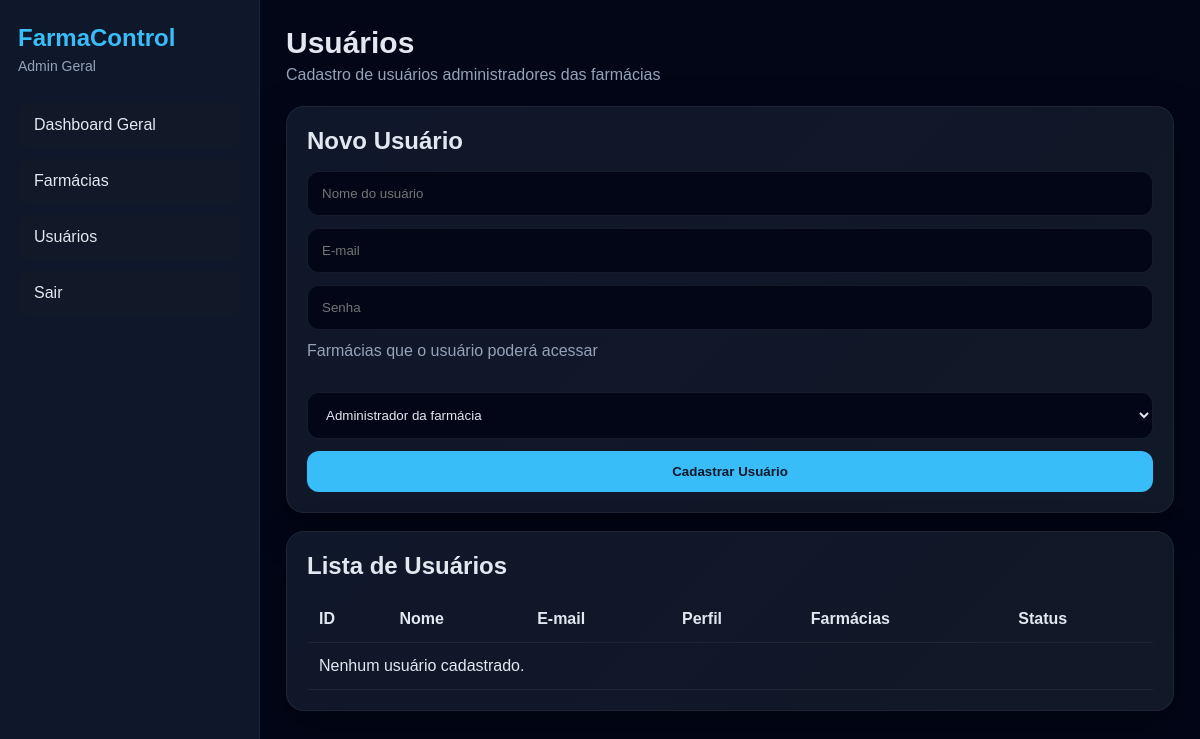
The app's page /master/usuarios (signed in), older data.
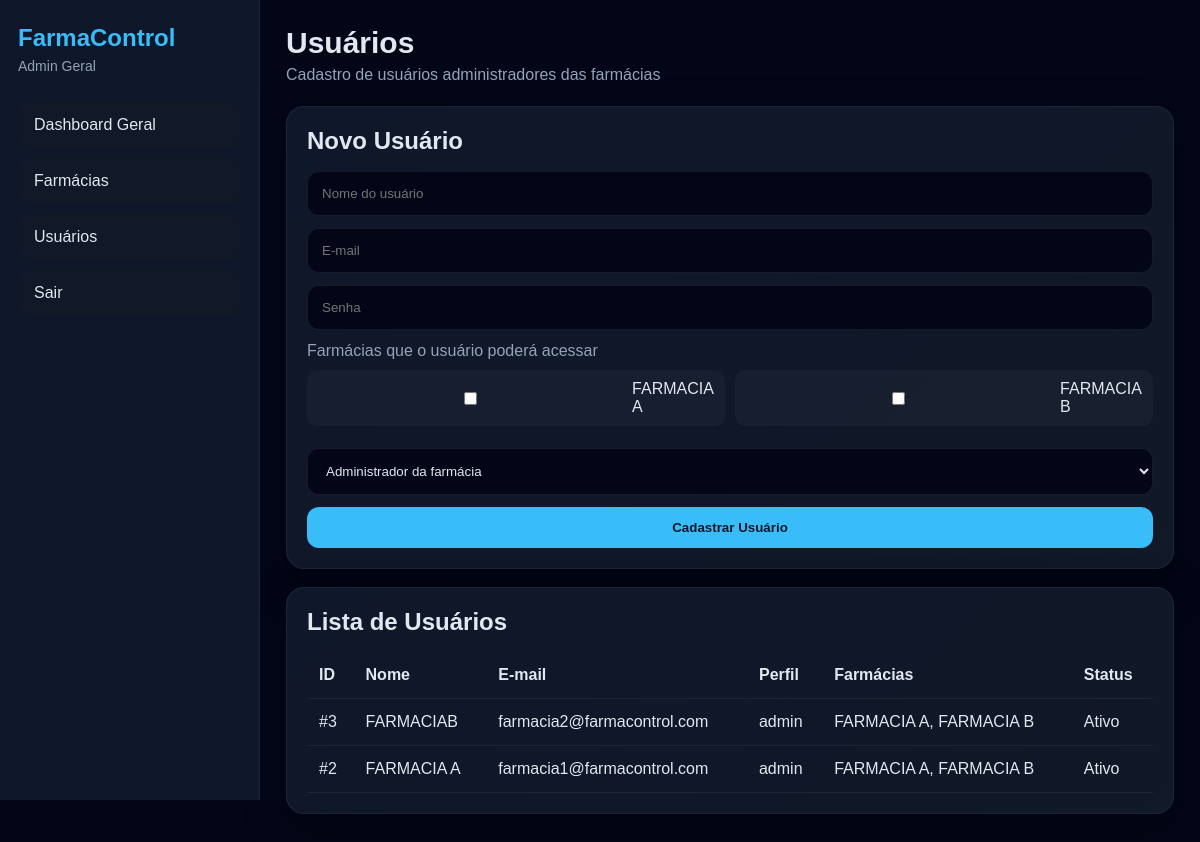
The same page, newer data.
### models.py (models this page shows, shortened)
class Farmacia(db.Model):
    __tablename__ = "farmacias"
    id = db.Column(db.Integer, primary_key=True)
    nome = db.Column(db.String(150), nullable=False)
    cnpj = db.Column(db.String(30), unique=True, nullable=True)
    telefone = db.Column(db.String(30), nullable=True)
    email = db.Column(db.String(150), nullable=True)
    endereco = db.Column(db.String(255), nullable=True)
    cidade = db.Column(db.String(100), nullable=True)
    status = db.Column(db.String(20), nullable=False, default="ativa")
    plano = db.Column(db.String(50), nullable=False, default="basico")
    ativo = db.Column(db.Boolean, default=True)
    criado_em = db.Column(db.DateTime, default=agora_brasil)
    usuarios = db.relationship("User", backref="farmacia", lazy=True)
    usuarios_vinculados = db.relationship(
        "UsuarioFarmacia",
        back_populates="farmacia",
        cascade="all, delete-orphan",
        lazy=True,
    )
    clientes = db.relationship("Cliente", backref="farmacia", lazy=True)
    entregadores = db.relationship("Entregador", backref="farmacia", lazy=True)
    pedidos = db.relationship("Pedido", backref="farmacia", lazy=True)
    localizacoes = db.relationship("Localizacao", backref="farmacia", lazy=True)
    whatsapp_configs = db.relationship("WhatsAppConfig", backref="farmacia", lazy=True)
    whatsapp_logs = db.relationship("WhatsAppLog", backref="farmacia", lazy=True)

class User(UserMixin, db.Model):
    __tablename__ = "users"
    id = db.Column(db.Integer, primary_key=True)
    nome = db.Column(db.String(150), nullable=False)
    email = db.Column(db.String(150), unique=True, nullable=False)
    senha_hash = db.Column(db.String(255), nullable=False)
    perfil = db.Column(db.String(20), nullable=False, default="admin")
    farmacia_id = db.Column(db.Integer, db.ForeignKey("farmacias.id"), nullable=True)
    ativo = db.Column(db.Boolean, default=True)
    criado_em = db.Column(db.DateTime, default=agora_brasil)
    vinculos_farmacias = db.relationship(
        "UsuarioFarmacia",
        back_populates="usuario",
        cascade="all, delete-orphan",
        lazy=True,
    )
    @property
    def is_master(self):
        return self.perfil == "master"

class UsuarioFarmacia(db.Model):
    __tablename__ = "usuarios_farmacias"
    id = db.Column(db.Integer, primary_key=True)
    usuario_id = db.Column(db.Integer, db.ForeignKey("users.id"), nullable=False)
    farmacia_id = db.Column(db.Integer, db.ForeignKey("farmacias.id"), nullable=False)
    perfil = db.Column(db.String(20), nullable=False, default="admin")
    ativo = db.Column(db.Boolean, default=True)
    criado_em = db.Column(db.DateTime, default=agora_brasil)
    usuario = db.relationship("User", back_populates="vinculos_farmacias")
    farmacia = db.relationship("Farmacia", back_populates="usuarios_vinculados")
    __table_args__ = (
        db.UniqueConstraint("usuario_id", "farmacia_id", name="uq_usuario_farmacia"),
    )

### app.py (the view, shortened to what this page needs)
    @app.route("/master/usuarios", methods=["GET", "POST"])
    @login_required
    @master_required
    def master_usuarios():
        usuarios = User.query.filter(User.perfil != "master").order_by(User.id.desc()).all()
        farmacias = Farmacia.query.filter_by(ativo=True).order_by(Farmacia.nome.asc()).all()
        return render_template(
            "master_usuarios.html",
            usuarios=usuarios,
            farmacias=farmacias
        )

### app.py (called while the page is built)
def master_required(view_func):
    @wraps(view_func)
    def wrapper(*args, **kwargs):
        if not current_user.is_authenticated:
            return redirect(url_for("login"))
        if not current_user.is_master:
            flash("Acesso permitido apenas para o administrador master.", "danger")
            return redirect(url_for("dashboard"))
        return view_func(*args, **kwargs)
    return wrapper

### models.py (called while the page is built)
@login_manager.user_loader
def load_user(user_id):
    return db.session.get(User, int(user_id))

### templates/master_usuarios.html (shortened to what this page needs)
{% extends "base.html" %}
{% block content %}
<div class="page-head">
  <div>
    <h1>Usuários</h1>
    <p class="muted">Cadastro de usuários administradores das farmácias</p>
  </div>
</div>
<div class="panel">
  <h2>Novo Usuário</h2>
  <form method="post" class="form-grid">
    <input type="text" name="nome" placeholder="Nome do usuário" required>
    <input type="email" name="email" placeholder="E-mail" required>
    <input type="password" name="senha" placeholder="Senha" required>
    <div class="form-block">
      <label class="muted">Farmácias que o usuário poderá acessar</label>
      <div class="checkbox-grid">
        {% for farmacia in farmacias %}
        <label class="checkbox-item">
          <input type="checkbox" name="farmacias_ids" value="{{ farmacia.id }}">
          {{ farmacia.nome }}
        </label>
        {% endfor %}
      </div>
    </div>
    <select name="perfil">
      <option value="admin">Administrador da farmácia</option>
    </select>
    <button type="submit" class="btn btn-primary">Cadastrar Usuário</button>
  </form>
</div>
<div class="panel">
  <h2>Lista de Usuários</h2>
  <div class="table-wrap">
    <table>
      <thead>
        <tr>
          <th>ID</th>
          <th>Nome</th>
          <th>E-mail</th>
          <th>Perfil</th>
          <th>Farmácias</th>
          <th>Status</th>
        </tr>
      </thead>
      <tbody>
        {% for usuario in usuarios %}
        <tr>
          <td>#{{ usuario.id }}</td>
          <td>{{ usuario.nome }}</td>
          <td>{{ usuario.email }}</td>
          <td>{{ usuario.perfil }}</td>
          <td>
            {% if usuario.vinculos_farmacias %}
              {% for vinculo in usuario.vinculos_farmacias %}
                {{ vinculo.farmacia.nome }}{% if not loop.last %}, {% endif %}
              {% endfor %}
            {% else %}
              {{ usuario.farmacia.nome if usuario.farmacia else "-" }}
            {% endif %}
          </td>
          <td>{{ "Ativo" if usuario.ativo else "Inativo" }}</td>
        </tr>
        {% else %}
        <tr>
          <td colspan="6">Nenhum usuário cadastrado.</td>
        </tr>
        {% endfor %}
      </tbody>
    </table>
  </div>
</div>
{% endblock %}

### templates/base.html (shortened to what this page needs)
<!doctype html>
<html lang="pt-br">
<head>
  <link rel="stylesheet" href="{{ url_for('static', filename='style.css') }}">
  <link
    rel="stylesheet"
    href="https://unpkg.com/leaflet@1.9.4/dist/leaflet.css"
  />
</head>
<body>
  <div class="app-shell">
    {% if current_user.is_authenticated and request.endpoint not in ['login', 'entregador_login'] %}
    <aside class="sidebar">
      <div class="brand">
        <h2>FarmaControl</h2>
        {% if current_user.is_master %}
          <p>Admin Geral</p>
        {% else %}
          <p>Painel da Farmácia</p>
        {% endif %}
      </div>
      <nav class="menu">
        {% if current_user.is_master %}
          <a href="{{ url_for('dashboard') }}">Dashboard Geral</a>
          <a href="{{ url_for('master_farmacias') }}">Farmácias</a>
          <a href="{{ url_for('master_usuarios') }}">Usuários</a>
          <a href="{{ url_for('logout') }}">Sair</a>
        {% endif %}
      </nav>
    </aside>
    {% endif %}
    <main class="main-content {% if not current_user.is_authenticated %}full{% endif %}">
      {% block content %}{% endblock %}
    </main>
  </div>
</body>
</html>

### static/style.css (style rules this page uses)
* { margin: 0; padding: 0; box-sizing: border-box; }
body { background: #020617; color: #e2e8f0; font-family: Arial, sans-serif; }
a { text-decoration: none; }
.app-shell { display: flex; min-height: 100vh; }
.sidebar { width: 260px; background: #0f172a; border-right: 1px solid rgba(255,255,255,0.06); padding: 24px 18px; position: sticky; top: 0; height: 100vh; }
.brand h2 { font-size: 24px; color: #38bdf8; }
.brand p { margin-top: 6px; color: #94a3b8; font-size: 14px; }
.menu { margin-top: 28px; display: flex; flex-direction: column; gap: 10px; }
.menu a { background: #111827; color: #e2e8f0; padding: 14px 16px; border-radius: 12px; transition: 0.2s; }
.main-content { flex: 1; padding: 26px; }
.page-head { margin-bottom: 22px; }
.page-head h1 { font-size: 30px; margin-bottom: 6px; }
.muted { color: #94a3b8; }
.card, .panel, .mobile-card { background: linear-gradient(135deg, #0f172a, #111827); border: 1px solid rgba(255,255,255,0.06); border-radius: 18px; box-shadow: 0 15px 40px rgba(0,0,0,0.35); }
.panel { padding: 20px; margin-bottom: 18px; }
.panel h2 { margin-bottom: 16px; }
.form-grid { display: grid; gap: 12px; }
input, select, textarea { width: 100%; background: #020617; color: #e2e8f0; border: 1px solid rgba(255,255,255,0.08); border-radius: 12px; padding: 14px; outline: none; }
.btn { border: none; padding: 13px 18px; border-radius: 12px; cursor: pointer; font-weight: bold; display: inline-block; text-align: center; }
.btn-primary { background: #38bdf8; color: #0f172a; }
.table-wrap { overflow-x: auto; }
table { width: 100%; border-collapse: collapse; }
table th, table td { text-align: left; padding: 14px 12px; border-bottom: 1px solid rgba(255,255,255,0.06); vertical-align: top; }

### templates/base.html (style rules this page uses)
.checkbox-grid { display: grid; grid-template-columns: repeat(auto-fit, minmax(220px, 1fr)); gap: 10px; margin-top: 10px; margin-bottom: 10px; }
.checkbox-item { display: flex; align-items: center; gap: 10px; background: rgba(255,255,255,0.03); padding: 10px 12px; border-radius: 10px; }
.form-block { grid-column: 1 / -1; }

Row changes from the older to the newer data that the page shows:
added Farmacia: nome "FARMACIA A"
added Farmacia: nome "FARMACIA B"
added User: id "3", nome "FARMACIAB", email "farmacia2@farmacontrol.com", perfil "admin", ativo "Ativo"
added UsuarioFarmacia: farmacia.nome "FARMACIA A", shown under "3"
added UsuarioFarmacia: farmacia.nome "FARMACIA B", shown under "3"
added User: id "2", nome "FARMACIA A", email "farmacia1@farmacontrol.com", perfil "admin", ativo "Ativo"
added UsuarioFarmacia: farmacia.nome "FARMACIA A", shown under "2"
added UsuarioFarmacia: farmacia.nome "FARMACIA B", shown under "2"
Text that changed along with them:
text no longer shown: "Nenhum usuário cadastrado."
